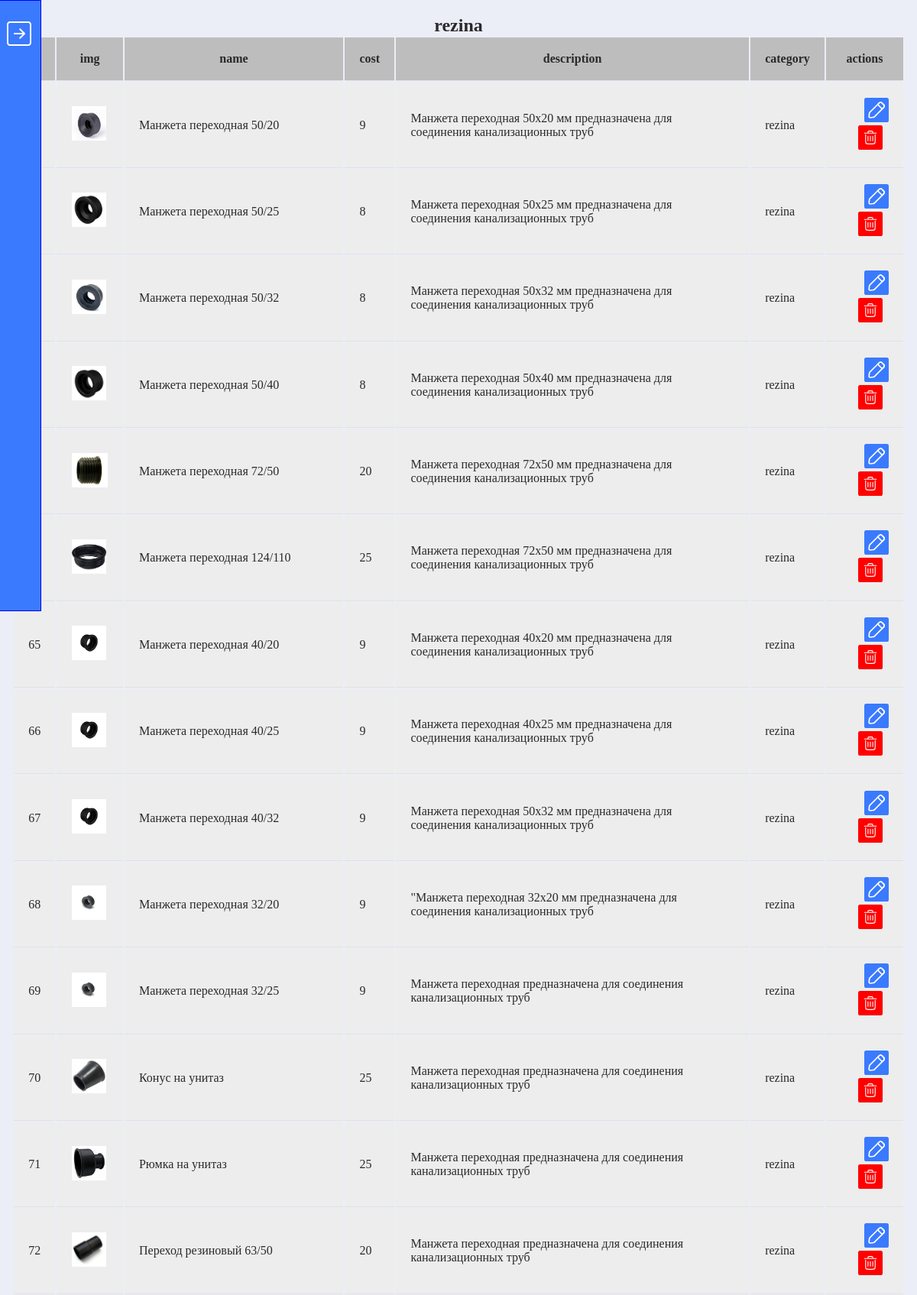
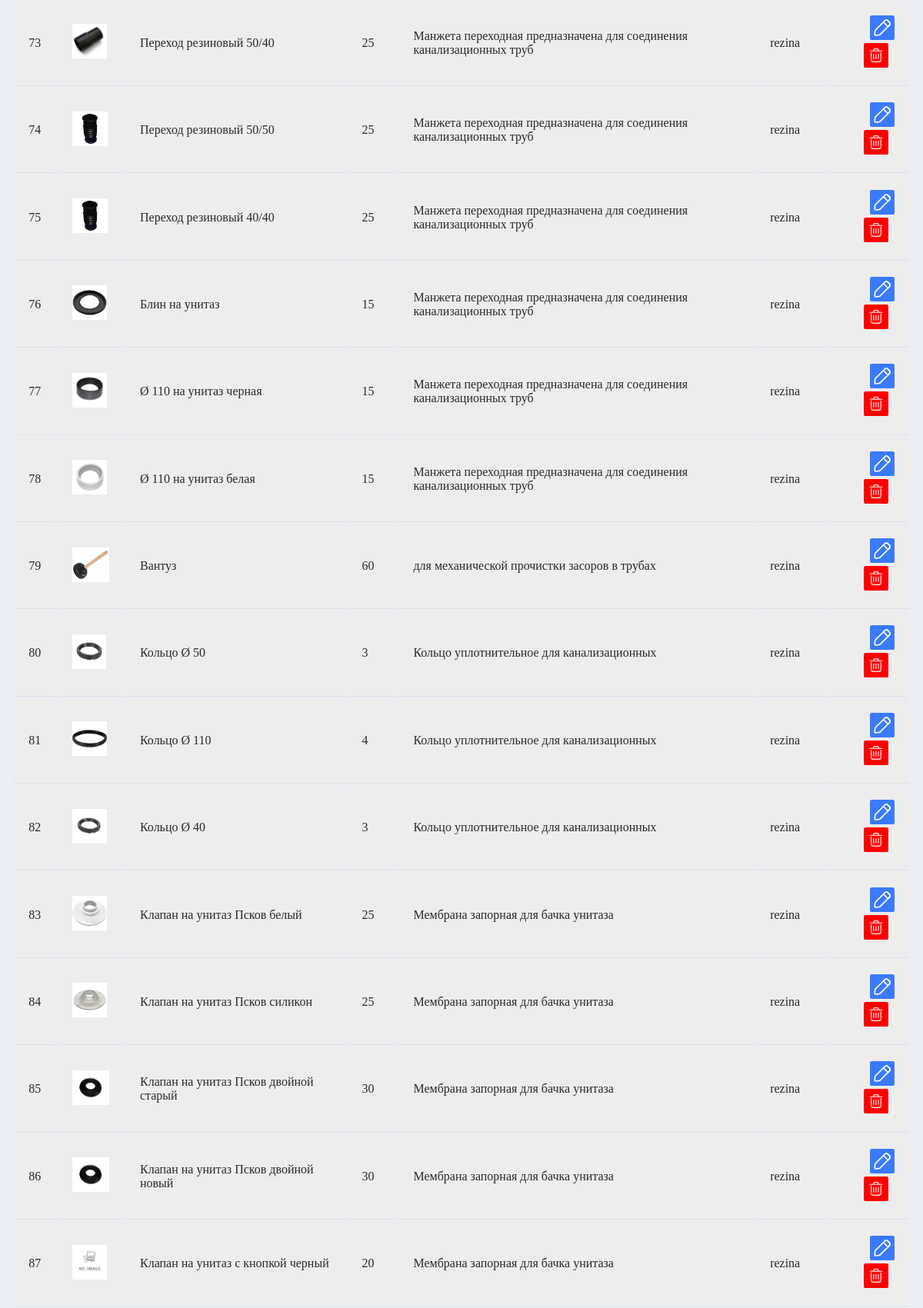
Page /template/category.php?rezina (upper part) on the committed database (2 pictures, top to bottom).
### tables this page shows
CREATE TABLE `products` (
  `id` int(11) NOT NULL,
  `name` varchar(100) DEFAULT NULL,
  `cost` int(11) DEFAULT NULL,
  `description` varchar(255) DEFAULT NULL,
  `img` varchar(50) DEFAULT NULL,
  `category` varchar(50) DEFAULT NULL
);

### template/category.php (the view, shortened to what this page needs)
<?php require_once '../config/connect.php'; ?>
<!DOCTYPE html>
<html lang="en">
<head>
    <link rel="stylesheet" href="https://cdnjs.cloudflare.com/ajax/libs/milligram/1.4.1/milligram.min.css
">
    <link rel="stylesheet" href="../css/style.css">
</head>
<body>
<?php
    $category = $_SERVER['QUERY_STRING'];
    $products = mysqli_query($connect, "SELECT * FROM `products` WHERE `category` = '$category'");
?>
<div class="wrapper">
    <div class="left-menu close">
        <li><a href = '/'>Главная</a><div class="strelka"></div></li>
        <li><a href = '/template/category.php?roliki'>Ролики для душевых</a></li>
        <li><a href = '/template/category.php?fum'>Фум лента</a></li>
        <li><a href = '/template/category.php?rezina'>Манжета рез-я</a></li>
        <li><a href = '/template/category.php?bidon'>Кольца бидон</a></li>
        <li><a href = '/template/category.php?smazka'>Смазки и герметики</a></li>
        <li><a href = '/template/category.php?homuty'>Хомуты</a></li>
        <li><a href = '/template/category.php?krepezh'>Крепеж крышки</a></li>
        <li><a href = '/template/category.php?paronit'>Прокл паронит</a></li>
        <li><a href = '/template/category.php?procladki_rezina'>Прокл резина</a></li>
        <li><a href = '/template/category.php?silikon'>Прокл силикон</a></li>
        <li><a href = '/template/category.php?amerikanka'>Прокл на Американку</a></li>
        <li><a href = '/template/category.php?procladki_smesitel'>Прокл на смеситель</a></li>
    </div>
    <div class="container admin">
        <h2><?= $category;?></h2>
        <table class="table">
            <tr>
                <th>id</th>
                <th>img</th>
                <th>name</th>
                <th>cost</th>
                <th>description</th>
                <th>category</th>
                <th>actions</th>
            </tr>
            <?php foreach($products as $item): ?>
            <tr>
                <td><?= $item['id']; ?></td>
                <td><img style="height: 45px; width: auto" src="../img/<?= $item['img']; ?>" alt="imgalt"></td>
                <td><?= $item['name']; ?></td>
                <td><?= $item['cost']; ?></td>
                <td><?= $item['description']; ?></td>
                <td><?= $item['category']; ?></td>
                <td><a href="../update.php?id=<?= $item['id']; ?>">
                      <img class="icon-img" src="../img/icons/edit-svgrepo-com.svg" alt="">
                    </a>
                    <a href="vendor/delete.php?id=<?= $item['id']; ?>">
                      <img class="icon-img margin" src="../img/icons/trash-svgrepo-com.svg" alt="">
                    </a>
                </td>
            </tr>
            <?php endforeach; ?>
        </table>
    </div>
</div>
</body>
</html>

### css/style.css (style rules this page uses)
* { box-sizing: border-box; margin: 0; padding: 0; }
body { margin: 0; background-color: #ebeef6; color: #2A2A2A; }
.container { margin: 0 auto; max-width: 1320px; padding: 0 2rem; position: relative; width: 100%; }
.container.admin { max-width: 1520px; padding: 0 1rem; }
img { max-width: 100%; }
.wrapper { display: flex; }
.left-menu { width: 200px; padding: 12px; border: 1px solid blue; position: absolute; left: -140px; z-index: 50; background-color: #3a7afe; color: #fff; height: 100vh; }
.left-menu li { list-style: none; padding: 15px 0; }
.left-menu li a { color: #fff; }
.left-menu li:first-child { display: flex; justify-content: space-between; align-items: center; }
.left-menu.close { transform: translateX(-6px); transition: transform 0.7s ease-in-out; }
.left-menu.close li a { color: #3a7afe; transition: color 0.9s ease-in-out; }
.strelka { width: 32px; height: 32px; cursor: pointer; background-image: url('../img/icons/arrow-right.svg'); background-repeat: no-repeat; background-position: center center; background-size: cover; transition: transform 0.7s ease-in-out; }
.table { width: 100%; margin-bottom: 1rem; }
td, th { border-bottom: 0.1rem solid #e1e1e1; padding: 1.2rem 1.2rem; }
th { background-color: #BDBDBD; }
td { background-color: #ededed; }
.admin h2 { text-align: center; margin-top: 20px; }
.table { margin-bottom: 30px; }
.icon-img { height: 32px; width: auto; }
.icon-img.margin { margin-left: 8px; margin-right: 8px; }
td:last-child { text-align: right; margin-right: 8px; padding-left: 6px; }

### rows in the picture
products: img (picture), name "Манжета переходная 50/20", cost "9", description "Манжета переходная 50х20 мм предназначена для соединения канализационных труб", category "rezina"
products: img (picture), name "Манжета переходная 50/25", cost "8", description "Манжета переходная 50х25 мм предназначена для соединения канализационных труб", category "rezina"
products: img (picture), name "Манжета переходная 50/32", cost "8", description "Манжета переходная 50х32 мм предназначена для соединения канализационных труб", category "rezina"
products: img (picture), name "Манжета переходная 50/40", cost "8", description "Манжета переходная 50х40 мм предназначена для соединения канализационных труб", category "rezina"
products: img (picture), name "Манжета переходная 72/50", cost "20", description "Манжета переходная 72х50 мм предназначена для соединения канализационных труб", category "rezina"
products: img (picture), name "Манжета переходная 124/110", cost "25", description "Манжета переходная 72х50 мм предназначена для соединения канализационных труб", category "rezina"
products: id "65", img (picture), name "Манжета переходная 40/20", cost "9", description "Манжета переходная 40х20 мм предназначена для соединения канализационных труб", category "rezina"
products: id "66", img (picture), name "Манжета переходная 40/25", cost "9", description "Манжета переходная 40х25 мм предназначена для соединения канализационных труб", category "rezina"
products: id "67", img (picture), name "Манжета переходная 40/32", cost "9", description "Манжета переходная 50х32 мм предназначена для соединения канализационных труб", category "rezina"
products: id "68", img (picture), name "Манжета переходная 32/20", cost "9", description "\"Манжета переходная 32х20 мм предназначена для соединения канализационных труб", category "rezina"
products: id "69", img (picture), name "Манжета переходная 32/25", cost "9", description "Манжета переходная предназначена для соединения канализационных труб", category "rezina"
products: id "70", img (picture), name "Конус на унитаз", cost "25", description "Манжета переходная предназначена для соединения канализационных труб", category "rezina"
products: id "71", img (picture), name "Рюмка на унитаз", cost "25", description "Манжета переходная предназначена для соединения канализационных труб", category "rezina"
products: id "72", img (picture), name "Переход резиновый 63/50", cost "20", description "Манжета переходная предназначена для соединения канализационных труб", category "rezina"
products: id "73", img (picture), name "Переход резиновый 50/40", cost "25", description "Манжета переходная предназначена для соединения канализационных труб", category "rezina"
products: id "74", img (picture), name "Переход резиновый 50/50", cost "25", description "Манжета переходная предназначена для соединения канализационных труб", category "rezina"
products: id "75", img (picture), name "Переход резиновый 40/40", cost "25", description "Манжета переходная предназначена для соединения канализационных труб", category "rezina"
products: id "76", img (picture), name "Блин на унитаз", cost "15", description "Манжета переходная предназначена для соединения канализационных труб", category "rezina"
products: id "77", img (picture), name "Ø 110 на унитаз черная", cost "15", description "Манжета переходная предназначена для соединения канализационных труб", category "rezina"
products: id "78", img (picture), name "Ø 110 на унитаз белая", cost "15", description "Манжета переходная предназначена для соединения канализационных труб", category "rezina"
products: id "79", img (picture), name "Вантуз", cost "60", description "для механической прочистки засоров в трубах", category "rezina"
products: id "80", img (picture), name "Кольцо Ø 50", cost "3", description "Кольцо уплотнительное для канализационных", category "rezina"
products: id "81", img (picture), name "Кольцо Ø 110", cost "4", description "Кольцо уплотнительное для канализационных", category "rezina"
products: id "82", img (picture), name "Кольцо Ø 40", cost "3", description "Кольцо уплотнительное для канализационных", category "rezina"
products: id "83", img (picture), name "Клапан на унитаз Псков белый", cost "25", description "Мембрана запорная для бачка унитаза", category "rezina"
products: id "84", img (picture), name "Клапан на унитаз Псков силикон", cost "25", description "Мембрана запорная для бачка унитаза", category "rezina"
products: id "85", img (picture), name "Клапан на унитаз Псков двойной старый", cost "30", description "Мембрана запорная для бачка унитаза", category "rezina"
products: id "86", img (picture), name "Клапан на унитаз Псков двойной новый", cost "30", description "Мембрана запорная для бачка унитаза", category "rezina"
products: id "87", img (placeholder picture), name "Клапан на унитаз с кнопкой черный", cost "20", description "Мембрана запорная для бачка унитаза", category "rezina"

### other values in the picture
$category "rezina"
